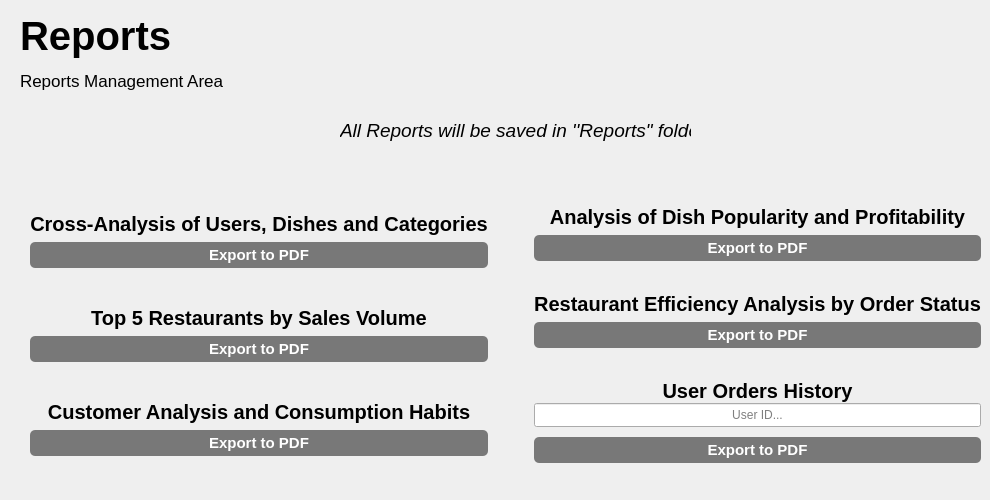
    <widget class="QWidget" name="page_home">
     <widget class="QLabel" name="label_16">
      <property name="geometry">
       <rect>
        <x>20</x>
        <y>60</y>
        <width>281</width>
        <height>41</height>
       </rect>
      </property>
      <property name="font">
       <font>
        <pointsize>13</pointsize>
       </font>
      </property>
      <property name="text">
       <string>Reports Management Area</string>
      </property>
     </widget>
     <widget class="QLabel" name="label_17">
      <property name="geometry">
       <rect>
        <x>20</x>
        <y>10</y>
        <width>311</width>
        <height>51</height>
       </rect>
      </property>
      <property name="font">
       <font>
        <pointsize>30</pointsize>
        <bold>true</bold>
       </font>
      </property>
      <property name="text">
       <string>Reports </string>
      </property>
     </widget>
     <widget class="QWidget" name="layoutWidget">
      <property name="geometry">
       <rect>
        <x>30</x>
        <y>180</y>
        <width>951</width>
        <height>311</height>
       </rect>
      </property>
      <layout class="QHBoxLayout" name="horizontalLayout_13">
       <item>
        <layout class="QVBoxLayout" name="verticalLayout_8">
         <property name="spacing">
          <number>6</number>
         </property>
         <item>
          <layout class="QVBoxLayout" name="verticalLayout_9">
           <property name="spacing">
            <number>6</number>
           </property>
           <item>
            <widget class="QLabel" name="label_9">
             <property name="sizePolicy">
              <sizepolicy hsizetype="Preferred" vsizetype="Fixed">
               <horstretch>0</horstretch>
               <verstretch>0</verstretch>
              </sizepolicy>
             </property>
             <property name="font">
              <font>
               <pointsize>15</pointsize>
               <bold>true</bold>
              </font>
             </property>
             <property name="text">
              <string>Cross-Analysis of Users, Dishes and Categories</string>
             </property>
             <property name="alignment">
              <set>Qt::AlignmentFlag::AlignCenter</set>
             </property>
            </widget>
           </item>
           <item>
            <widget class="QPushButton" name="pushButton_crossAnalysis">
             <property name="styleSheet">
              <string notr="true">QPushButton{
	
	background-color: rgb(120, 120, 120);
	color: white;
	border: none;
	border-radius: 5px;
	font-weight: bold;
	font-size: 15px;
	padding: 4px;
}

QPushButton:hover {
    background-color: rgb(100, 100, 100);
}</string>
             </property>
             <property name="text">
              <string>Export to PDF</string>
             </property>
            </widget>
           </item>
          </layout>
         </item>
         <item>
          <layout class="QVBoxLayout" name="verticalLayout_4">
           <item>
            <widget class="QLabel" name="label_5">
             <property name="sizePolicy">
              <sizepolicy hsizetype="Preferred" vsizetype="Fixed">
               <horstretch>0</horstretch>
               <verstretch>0</verstretch>
              </sizepolicy>
             </property>
             <property name="font">
              <font>
               <pointsize>15</pointsize>
               <bold>true</bold>
              </font>
             </property>
             <property name="text">
              <string>Top 5 Restaurants by Sales Volume</string>
             </property>
             <property name="alignment">
              <set>Qt::AlignmentFlag::AlignCenter</set>
             </property>
            </widget>
           </item>
           <item>
            <widget class="QPushButton" name="pushButton_getTopRestaurants">
             <property name="styleSheet">
              <string notr="true">QPushButton{
	
	background-color: rgb(120, 120, 120);
	color: white;
	border: none;
	border-radius: 5px;
	font-weight: bold;
	font-size: 15px;
	padding: 4px;
}

QPushButton:hover {
    background-color: rgb(100, 100, 100);
}</string>
             </property>
             <property name="text">
              <string>Export to PDF</string>
             </property>
            </widget>
           </item>
          </layout>
         </item>
         <item>
          <layout class="QVBoxLayout" name="verticalLayout_5">
           <item>
            <widget class="QLabel" name="label_6">
             <property name="sizePolicy">
              <sizepolicy hsizetype="Preferred" vsizetype="Fixed">
               <horstretch>0</horstretch>
               <verstretch>0</verstretch>
              </sizepolicy>
             </property>
             <property name="font">
              <font>
               <pointsize>15</pointsize>
               <bold>true</bold>
              </font>
             </property>
             <property name="text">
              <string>Customer Analysis and Consumption Habits</string>
             </property>
             <property name="alignment">
              <set>Qt::AlignmentFlag::AlignCenter</set>
             </property>
            </widget>
           </item>
           <item>
            <widget class="QPushButton" name="pushButton_getConsum">
             <property name="styleSheet">
              <string notr="true">QPushButton{
	
	background-color: rgb(120, 120, 120);
	color: white;
	border: none;
	border-radius: 5px;
	font-weight: bold;
	font-size: 15px;
	padding: 4px;
}

QPushButton:hover {
    background-color: rgb(100, 100, 100);
}</string>
             </property>
             <property name="text">
              <string>Export to PDF</string>
             </property>
            </widget>
           </item>
          </layout>
         </item>
        </layout>
       </item>
       <item>
        <spacer name="horizontalSpacer">
         <property name="orientation">
          <enum>Qt::Orientation::Horizontal</enum>
         </property>
         <property name="sizeHint" stdset="0">
          <size>
           <width>50</width>
           <height>20</height>
          </size>
         </property>
        </spacer>
       </item>
       <item>
        <layout class="QVBoxLayout" name="verticalLayout_12">
         <item>
          <layout class="QVBoxLayout" name="verticalLayout_6">
           <item>
            <widget class="QLabel" name="label_7">
             <property name="sizePolicy">
              <sizepolicy hsizetype="Preferred" vsizetype="Fixed">
               <horstretch>0</horstretch>
               <verstretch>0</verstretch>
              </sizepolicy>
             </property>
             <property name="font">
              <font>
               <pointsize>15</pointsize>
               <bold>true</bold>
              </font>
             </property>
             <property name="text">
              <string>Analysis of Dish Popularity and Profitability</string>
             </property>
             <property name="alignment">
              <set>Qt::AlignmentFlag::AlignCenter</set>
             </property>
            </widget>
           </item>
           <item>
            <widget class="QPushButton" name="pushButton_getbutn">
             <property name="styleSheet">
              <string notr="true">QPushButton{
	
	background-color: rgb(120, 120, 120);
	color: white;
	border: none;
	border-radius: 5px;
	font-weight: bold;
	font-size: 15px;
	padding: 4px;
}

QPushButton:hover {
    background-color: rgb(100, 100, 100);
}</string>
             </property>
             <property name="text">
              <string>Export to PDF</string>
             </property>
            </widget>
           </item>
          </layout>
         </item>
         <item>
          <layout class="QVBoxLayout" name="verticalLayout_7">
           <item>
            <widget class="QLabel" name="label_8">
             <property name="sizePolicy">
              <sizepolicy hsizetype="Preferred" vsizetype="Fixed">
               <horstretch>0</horstretch>
               <verstretch>0</verstretch>
              </sizepolicy>
             </property>
             <property name="font">
              <font>
               <pointsize>15</pointsize>
               <bold>true</bold>
              </font>
             </property>
             <property name="text">
              <string>Restaurant Efficiency Analysis by Order Status</string>
             </property>
             <property name="alignment">
              <set>Qt::AlignmentFlag::AlignCenter</set>
             </property>
            </widget>
           </item>
           <item>
            <widget class="QPushButton" name="pushButton_getRestDishes_5">
             <property name="styleSheet">
              <string notr="true">QPushButton{
	
	background-color: rgb(120, 120, 120);
	color: white;
	border: none;
	border-radius: 5px;
	font-weight: bold;
	font-size: 15px;
	padding: 4px;
}

QPushButton:hover {
    background-color: rgb(100, 100, 100);
}</string>
             </property>
             <property name="text">
              <string>Export to PDF</string>
             </property>
            </widget>
           </item>
          </layout>
         </item>
         <item>
          <layout class="QVBoxLayout" name="verticalLayout_3">
           <property name="spacing">
            <number>0</number>
           </property>
           <item>
            <widget class="QLabel" name="label_2">
             <property name="enabled">
              <bool>true</bool>
             </property>
             <property name="sizePolicy">
              <sizepolicy hsizetype="Preferred" vsizetype="Fixed">
               <horstretch>0</horstretch>
               <verstretch>0</verstretch>
              </sizepolicy>
             </property>
             <property name="font">
              <font>
               <pointsize>15</pointsize>
               <bold>true</bold>
              </font>
             </property>
             <property name="text">
              <string>User Orders History</string>
             </property>
             <property name="alignment">
              <set>Qt::AlignmentFlag::AlignCenter</set>
             </property>
            </widget>
           </item>
           <item>
            <widget class="QLineEdit" name="lineEdit_allRestaurantDishes">
             <property name="sizePolicy">
              <sizepolicy hsizetype="MinimumExpanding" vsizetype="Fixed">
               <horstretch>0</horstretch>
               <verstretch>0</verstretch>
              </sizepolicy>
             </property>
             <property name="minimumSize">
              <size>
               <width>40</width>
               <height>0</height>
              </size>
             </property>
             <property name="maximumSize">
              <size>
               <width>99999</width>
               <height>16777215</height>
              </size>
             </property>
             <property name="font">
              <font>
               <fontweight>Medium</fontweight>
              </font>
             </property>
             <property name="layoutDirection">
              <enum>Qt::LayoutDirection::LeftToRight</enum>
             </property>
             <property name="styleSheet">
              <string notr="true">QLineEdit{
	margin-bottom: 10px;
	padding: 3px;
}</string>
             </property>
             <property name="cursorPosition">
              <number>0</number>
             </property>
             <property name="alignment">
              <set>Qt::AlignmentFlag::AlignCenter</set>
             </property>
             <property name="placeholderText">
              <string>User ID...</string>
             </property>
            </widget>
           </item>
           <item>
            <widget class="QPushButton" name="pushButton_getRestDishes">
             <property name="styleSheet">
              <string notr="true">QPushButton{
	
	background-color: rgb(120, 120, 120);
	color: white;
	border: none;
	border-radius: 5px;
	font-weight: bold;
	font-size: 15px;
	padding: 4px;
}

QPushButton:hover {
    background-color: rgb(100, 100, 100);
}</string>
             </property>
             <property name="text">
              <string>Export to PDF</string>
             </property>
            </widget>
           </item>
          </layout>
         </item>
        </layout>
       </item>
      </layout>
     </widget>
     <widget class="QLabel" name="label_18">
      <property name="geometry">
       <rect>
        <x>340</x>
        <y>100</y>
        <width>351</width>
        <height>61</height>
       </rect>
      </property>
      <property name="font">
       <font>
        <pointsize>14</pointsize>
        <italic>true</italic>
        <bold>false</bold>
       </font>
      </property>
      <property name="text">
       <string>All Reports will be saved in ''Reports&quot; folder</string>
      </property>
     </widget>
    </widget>
